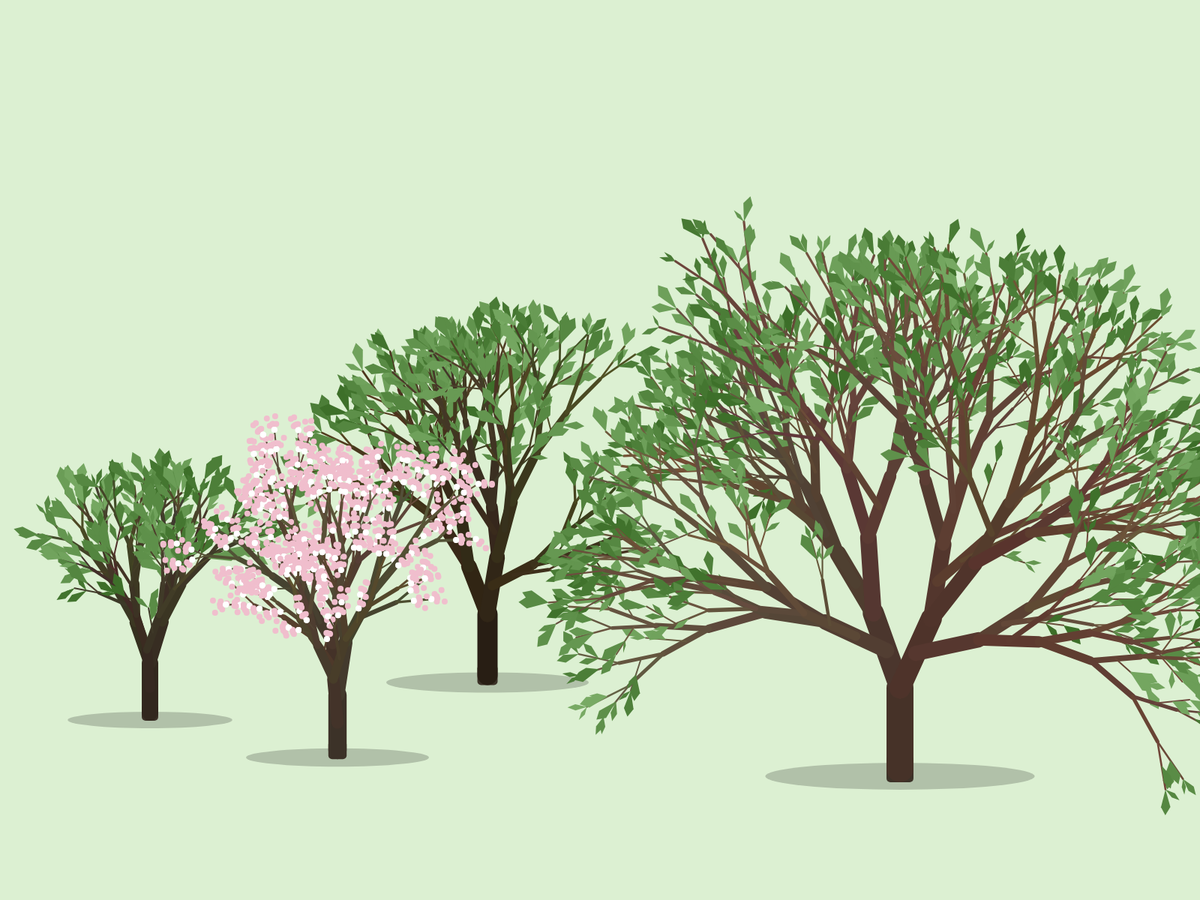
Frame 1 (no input)
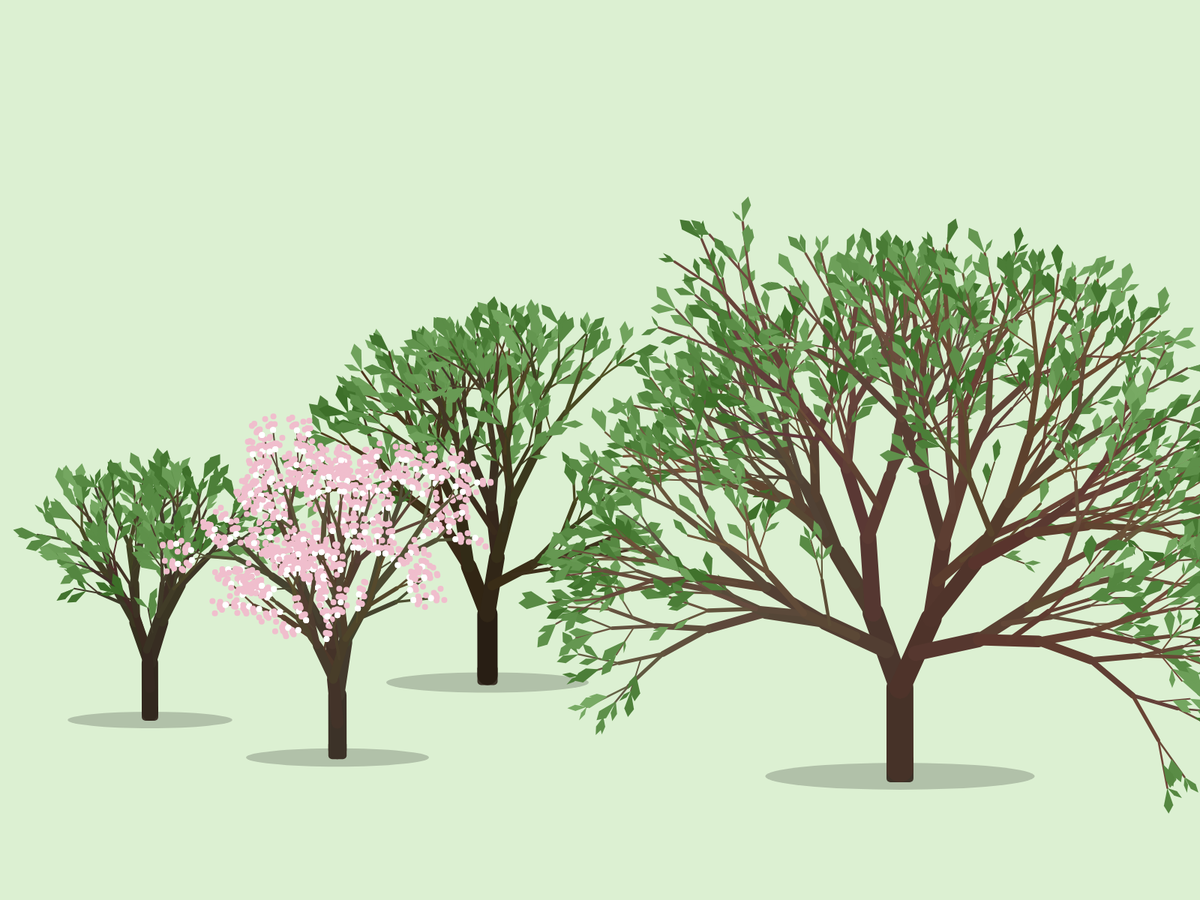
Frame 60 (no input)
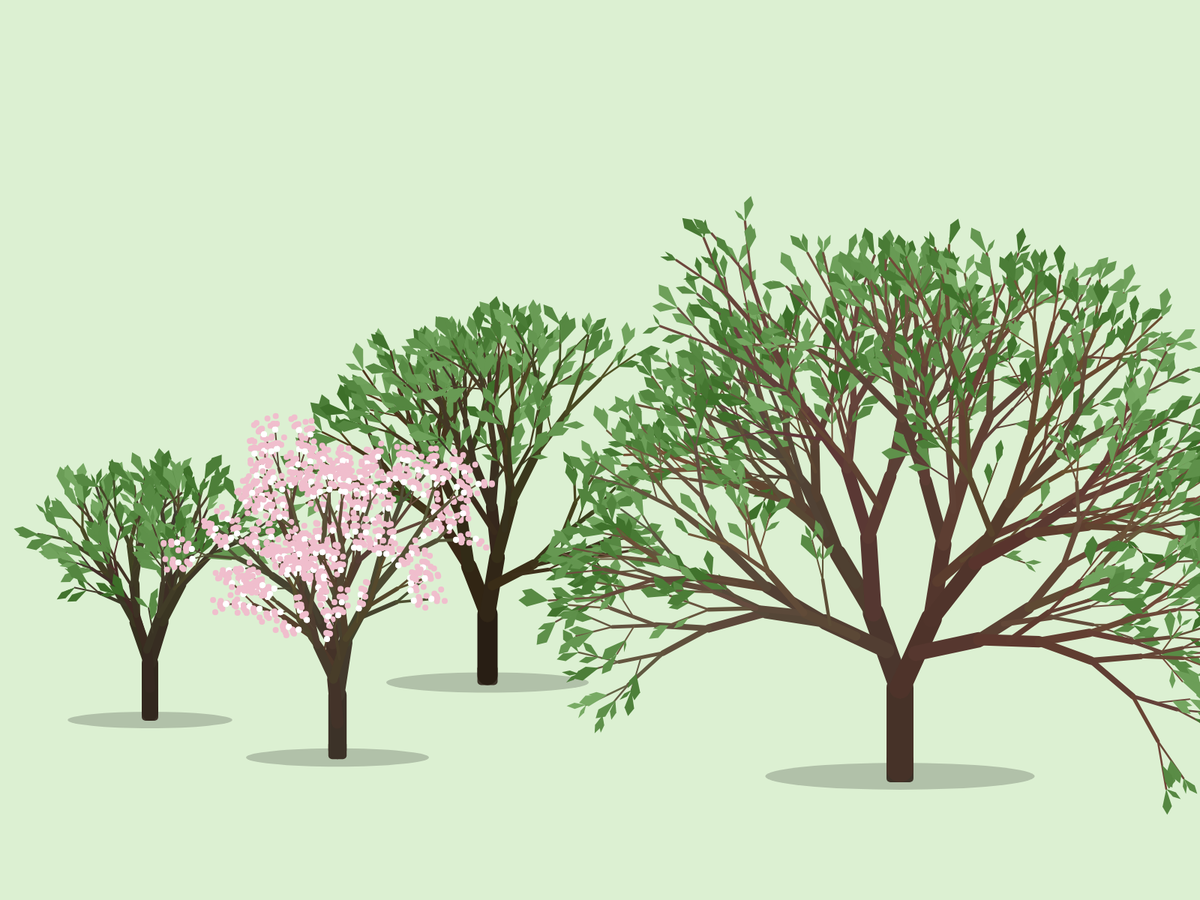
Frame 120 (the mouse pressed at the canvas centre since frame 60)

The p5.js sketch that drew these frames (run headless with seeded random() and noise() and a simulated clock; from frame 60 on, the mouse is pressed at the canvas centre):

// p5.js sketch
// ── sketch.js
var deg_to_rad = Math.PI / 180.0;

let breeze = 0
let wind = 0

function drawLine(x1, y1, x2, y2, color, width){
  stroke(color[0], color[1], color[2]);
  if (width > 2){
    strokeWeight(width);
  } else {
    strokeWeight(2);
  }
  line(x1, y1, x2, y2);
}


function Tree(x1, y1, seedSize, color, blossom, blossomColor){
  
  function Leaf(relativePos, relativeAngle, size, color){
    
    this.size = size;
    this.color = color;
    this.offset = random()
    
    this.relativePos = relativePos;
    this.relativeAngle = relativeAngle;
    
    this.render = function(x1, y1){
      
      var angle = this.relativeAngle;
      
      if (wind > 0){
        angle += (0 - angle)*(Math.pow(wind, 2)/(1+Math.pow(wind, 2)));
      } else if (wind <0) {
        angle += (-180 - angle)*(Math.pow(wind, 2)/(1+Math.pow(wind, 2)));
      }
      angle += Math.sin(breeze)*10 + Math.sin(breeze*3)*25/this.size;
      
      if (blossom){
        var sizeFactor = 4
      } else {
        var sizeFactor = this.size * 1.3;
      }
      
      var x2 = x1 + (Math.cos((angle+15) * deg_to_rad) * sizeFactor*2);
      var y2 = y1 + (Math.sin((angle+15) * deg_to_rad) * sizeFactor*2);
      
      var x3 = x1 + (Math.cos((angle+1) * deg_to_rad) * (sizeFactor*2+10));
      var y3 = y1 + (Math.sin((angle+1) * deg_to_rad) * (sizeFactor*2+10));
      
      var x4 = x1 + (Math.cos((angle-15) * deg_to_rad) * sizeFactor*2);
      var y4 = y1 + (Math.sin((angle-15) * deg_to_rad) * sizeFactor*2);
      
      if (blossom){
        fill(blossomColor)
        noStroke()
        circle(x4, y4, 8)
        circle(x2, y2, 8)
        circle(x3, y3, 8)
        fill('white')
        circle(x1, y1, 8)
      } else {
        
        let color = this.color
      
        fill(color)
        noStroke()
        quad(x1, y1, x2, y2, x3, y3, x4, y4)
        
      }
    
    }
    
  }
  
  
  function Branch(relativePos, relativeAngle, size, length, color){
    
    this.size = size;
    this.length = length;
    
    if (length < 3){
      this.length = 3
    }
    
    this.color = color;
    
    this.relativePos = relativePos;
    this.relativeAngle = relativeAngle;
    
    this.contents = []
    
    if (!(this.size < 4)){
      
      this.contents.push(
      
        new Branch(
          "end",
          this.relativeAngle - random(5, 25), 
          size/1.2 - random(1.5, 1.7),
          length/random(1, 1.2),
          [color[0] + random(0, 10), color[1] + random(0, 10), color[2] + random(0, 5)]
        ),
        
        new Branch(
          "end",
          this.relativeAngle + random(5, 25), 
          size/1.2 - random(1.5, 1.7),
          length/random(1, 1.2),
          [color[0] + random(0, 10), color[1] + random(0, 10), color[2] + random(0, 5)]
        )
        
      )
      
      if (random() > 0.5){
        
        this.contents.push(
        
          new Branch(
            "mid",
            this.relativeAngle + random(-60, 60), 
            size - 8,
            length - 5,
            [color[0] + random(0, 10), color[1] + random(0, 10), color[2] + random(0, 5)]
          )
        
        )
        
      }
      
    } else {
      
      let rand = random(60, 120);
      
      this.contents.push(new Leaf("mid", this.relativeAngle+random(-45,45), random(5,12), [rand,rand+50,rand-20]))
      this.contents.push(new Leaf("end", this.relativeAngle+random(-45,45), random(4,12), [rand,rand+50,rand-20]))
      this.contents.push(new Leaf("end", this.relativeAngle+random(-45,45), random(3,12), [rand,rand+50,rand-20]))
      this.contents.push(new Leaf("mid", this.relativeAngle+random(-45,45), random(2,12), [rand,rand+50,rand-20]))
      
    }
    
    this.render = function(x1, y1){
      
      var angle = this.relativeAngle;
      
      if (wind > 0){
        angle += (0 - angle)*(Math.pow(wind, 2)/(1+Math.pow(wind, 2)))/(Math.ceil(size)*0.5);
      } else if (wind <0) {
        angle += (-180 - angle)*(Math.pow(wind, 2)/(1+Math.pow(wind, 2)))/(Math.ceil(size)*0.5);
      }
      angle += Math.sin(breeze)*400/Math.pow(this.length, 2);
      
      var x2 = x1 + (Math.cos(angle * deg_to_rad) * this.length * 3);
      var y2 = y1 + (Math.sin(angle * deg_to_rad) * this.length * 3);
      drawLine(x1, y1, x2, y2, this.color, this.size);
      
      this.contents.forEach(element =>{
        
        if (element.relativePos == "end"){
          element.render(x2, y2);
        } else {
          element.render((x1+x2)/2, (y1+y2)/2);
        }
        
        
      });
      
    
    }
    
    
  }
  
  this.basex = x1;
  this.basey = y1;
  this.seed = seedSize;
  this.color = color;
  this.angle = -90;
  this.size = Math.pow(this.seed, 3);
  this.length = Math.pow(this.seed, 3);
  this.blossom = blossom
  this.blossomColor = blossomColor
  
  this.root = new Branch("end", this.angle, this.size, this.length, this.color)
  
  this.renderTree = function(){
    
    fill(0, 0, 0, 50);
    noStroke();
    ellipse(this.basex, this.basey+10, Math.pow(this.seed, 3)*10, Math.pow(this.seed, 3));

    fill(60, 50, 40);
    rectMode(RADIUS);
    rect(this.basex, this.basey, Math.pow(this.seed, 3)/2, Math.pow(this.seed, 3)/2, 5);
    
    this.root.render(this.basex, this.basey)
    
  }
  
}

let tree = ""
let tree2 = ""
let tree3 = ""

function setup() {
  colorMode(RGB);
  createCanvas(1600, 1200);
  
  tree = new Tree(200, 950, 2.8, [50, 40, 30], false, [180, 200, 240])

  tree2 = new Tree(650, 900, 3, [40, 30, 20])

  tree3 = new Tree(1200, 1025, 3.3, [70, 50, 40], false, [240, 200, 240])
  
  tree4 = new Tree(450, 1000, 2.9, [60, 50, 40], true, [240, 190, 205])
  
  //noLoop();
  
}

var i = 0;
var change = 0; 

function draw() {
  background(220, 240, 210);
  tree.renderTree();
  tree2.renderTree();
  tree3.renderTree();
  tree4.renderTree();
  
  breeze += Math.abs(wind)*0.05 + 0.1;
  if (breeze > 2*PI) {
    breeze -= 2*PI
  }
  
  change += random(-1,1);
  change = change*0.9;
  
  i += change/100;
  i = i*0.8;
  wind = i*3;
  
  //print(change);

}
